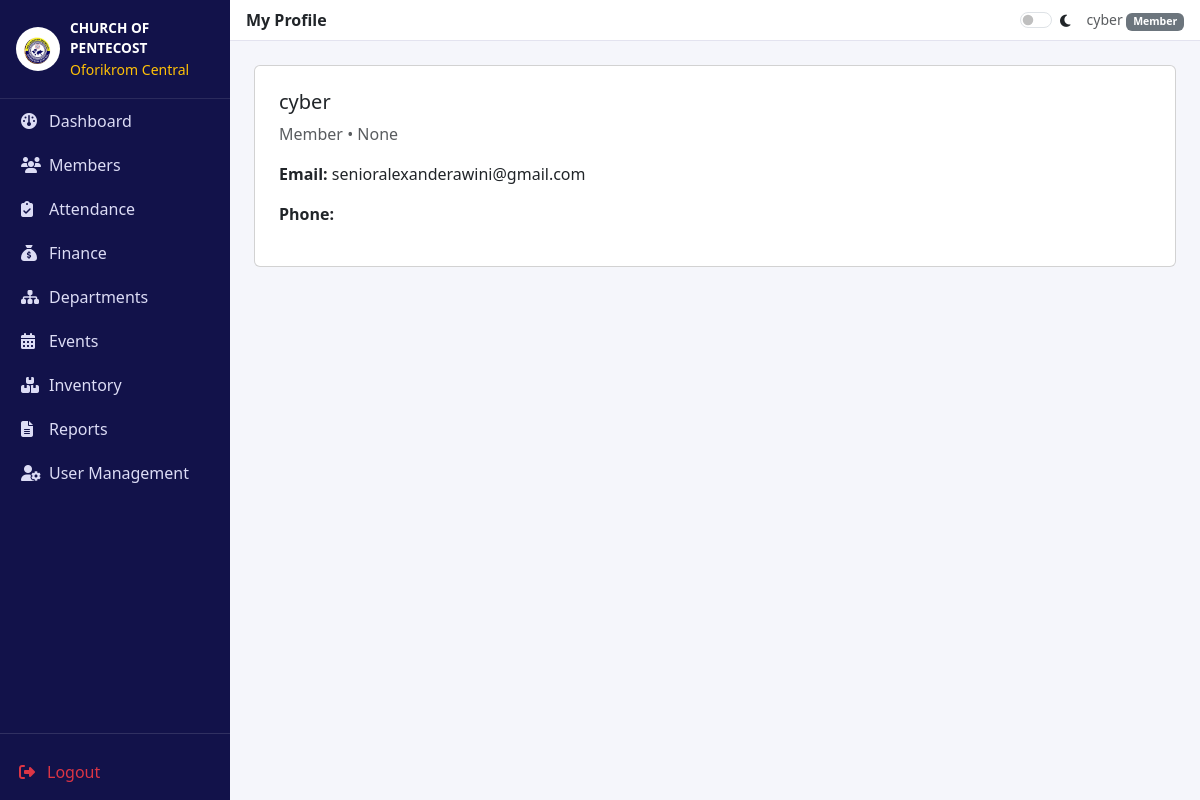
The page /accounts/profile/ (signed in) on the database its author committed.
### backend/accounts/models.py (models this page shows, shortened)
class User(AbstractUser):
    class Role(models.TextChoices):
        ADMIN = "ADMIN", "Administrator"
        PASTOR = "PASTOR", "Pastor"
        SECRETARY = "SECRETARY", "Secretary"
        FINANCE_OFFICER = "FINANCE_OFFICER", "Finance Officer"
        MEMBER = "MEMBER", "Member"
    role = models.CharField(max_length=20, choices=Role.choices, default=Role.MEMBER)
    branch = models.ForeignKey(Branch, on_delete=models.SET_NULL, null=True, blank=True, related_name="users")
    phone_number = models.CharField(max_length=20, blank=True)
    profile_photo = models.ImageField(upload_to="profile_photos/", blank=True, null=True)
    dark_mode_enabled = models.BooleanField(default=False)
    def is_admin(self):
        return self.role == self.Role.ADMIN or self.is_superuser

### backend/accounts/views.py (the view)
# urls.py: path('profile/', views.profile, name='profile'),
@login_required
def profile(request):
    return render(request, "accounts/profile.html", {"user_obj": request.user})

### templates/accounts/profile.html
{% extends "base/dashboard_base.html" %}
{% block page_title %}My Profile{% endblock %}
{% block content %}
<div class="card p-4">
  <h5>{{ user_obj.get_full_name|default:user_obj.username }}</h5>
  <p class="text-muted">{{ user_obj.get_role_display }} &bull; {{ user_obj.branch }}</p>
  <p><strong>Email:</strong> {{ user_obj.email }}</p>
  <p><strong>Phone:</strong> {{ user_obj.phone_number }}</p>
</div>
{% endblock %}

### templates/base/dashboard_base.html (shortened to what this page needs)
{% load static %}
<!DOCTYPE html>
<html lang="en">
<head>
  <link href="{% static 'vendor/bootstrap/css/bootstrap.min.css' %}" rel="stylesheet">
  <link rel="stylesheet" href="{% static 'vendor/fontawesome/all.min.css' %}">
  <link href="{% static 'css/style.css' %}" rel="stylesheet">
  <link rel="stylesheet" href="https://cdnjs.cloudflare.com/ajax/libs/font-awesome/6.4.0/css/all.min.css">
</head>
<body>
  <div class="d-flex">
    <div class="sidebar d-none d-md-flex flex-column flex-shrink-0">
      <div class="brand d-flex align-items-center">
        <img src="{% static 'images/church_logo.jpg' %}" class="church-logo" alt="Logo">
        <div>
          <div class="fw-bold" style="font-size:.85rem;">CHURCH OF PENTECOST</div>
          <div class="small text-warning">Oforikrom Central</div>
        </div>
      </div>
      <ul class="nav nav-pills flex-column mb-auto">
        <li class="nav-item"><a
            class="nav-link {% if request.resolver_match.namespace == 'dashboard' %}active{% endif %}"
            href="{% url 'dashboard:home' %}"><i class="fa-solid fa-gauge me-2"></i>Dashboard</a></li>
        <li class="nav-item"><a class="nav-link {% if request.resolver_match.namespace == 'members' %}active{% endif %}"
            href="{% url 'members:list' %}"><i class="fa-solid fa-users me-2"></i>Members</a></li>
        <li class="nav-item"><a
            class="nav-link {% if request.resolver_match.namespace == 'attendance' %}active{% endif %}"
            href="{% url 'attendance:list' %}"><i class="fa-solid fa-clipboard-check me-2"></i>Attendance</a></li>
        <li class="nav-item"><a class="nav-link {% if request.resolver_match.namespace == 'finance' %}active{% endif %}"
            href="{% url 'finance:dashboard' %}"><i class="fa-solid fa-sack-dollar me-2"></i>Finance</a></li>
        <li class="nav-item"><a
            class="nav-link {% if request.resolver_match.namespace == 'departments' %}active{% endif %}"
            href="{% url 'departments:list' %}"><i class="fa-solid fa-sitemap me-2"></i>Departments</a></li>
        <li class="nav-item"><a class="nav-link {% if request.resolver_match.namespace == 'events' %}active{% endif %}"
            href="{% url 'events:list' %}"><i class="fa-solid fa-calendar-days me-2"></i>Events</a></li>
        <li class="nav-item"><a
            class="nav-link {% if request.resolver_match.namespace == 'inventory' %}active{% endif %}"
            href="{% url 'inventory:list' %}"><i class="fa-solid fa-boxes-stacked me-2"></i>Inventory</a></li>
        <li class="nav-item"><a class="nav-link {% if request.resolver_match.namespace == 'reports' %}active{% endif %}"
            href="{% url 'reports:center' %}"><i class="fa-solid fa-file-lines me-2"></i>Reports</a></li>
        {% if user.is_admin %}
        <li class="nav-item"><a
            class="nav-link {% if request.resolver_match.url_name == 'manage_users' %}active{% endif %}"
            href="{% url 'accounts:manage_users' %}"><i class="fa-solid fa-user-gear me-2"></i>User Management</a></li>
        {% endif %}
      </ul>
      <hr class="text-white-50">
      <a href="{% url 'accounts:logout' %}" class="nav-link text-danger px-3 pb-3"><i
          class="fa-solid fa-right-from-bracket me-2"></i>Logout</a>
    </div>
    <div class="flex-grow-1">
      <nav class="topbar navbar navbar-expand px-3 py-2">
        <span class="fw-semibold">{% block page_title %}Dashboard{% endblock %}</span>
        <div class="ms-auto d-flex align-items-center gap-3">
          <div class="form-check form-switch mb-0">
            <input class="form-check-input" type="checkbox" id="darkModeToggle">
            <label class="form-check-label small" for="darkModeToggle"><i class="fa-solid fa-moon"></i></label>
          </div>
          <span class="small text-muted">{{ user.get_full_name|default:user.username }} <span
              class="badge bg-secondary">{{ user.get_role_display }}</span></span>
        </div>
      </nav>
      <div class="container-fluid p-4">
        {% block content %}{% endblock %}
      </div>
    </div>
  </div>
</body>
</html>

### static/css/style.css (style rules this page uses)
:root { --cop-navy:#1a1a6c; --cop-navy-dark:#12124a; --cop-gold:#f4c81c; --cop-gold-dark:#d9ad00; --cop-light-bg:#f5f6fb; }
body { background-color: var(--cop-light-bg); font-family:"Segoe UI", Roboto, Arial, sans-serif; }
.church-logo { height:44px; width:44px; border-radius:50%; object-fit:cover; margin-right:10px; }
.sidebar { min-height:100vh; background:var(--cop-navy-dark); color:#fff; width:230px; }
.sidebar .brand { padding:18px 16px; border-bottom:1px solid rgba(255,255,255,.1); }
.sidebar .nav-link { color:#dcdcf5; padding:10px 18px; border-left:3px solid transparent; }
.sidebar .nav-link i { width:20px; }
.topbar { background:#fff; border-bottom:1px solid #e3e3ef; }

### rows shown on the page
User: get_full_name "cyber", role "Member", branch "None", email "senioralexanderawini@gmail.com"
